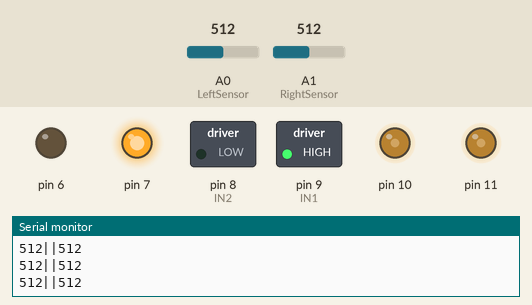
Recording of a sketch running on a simulated Arduino Uno, built with avr-gcc and run on an emulated ATmega328P. Parts: switched loads named in the sketch (green lamp = pin HIGH), output pins drawn as LEDs (lit = HIGH), the last lines printed to the serial monitor. The test bench sets the inputs (shaded band); at power-on: A0 (LeftSensor) = 512, A1 (RightSensor) = 512.

Above: at 1.2 s.
1.3 s: A0 (LeftSensor) set to 190
At 2.2 s:
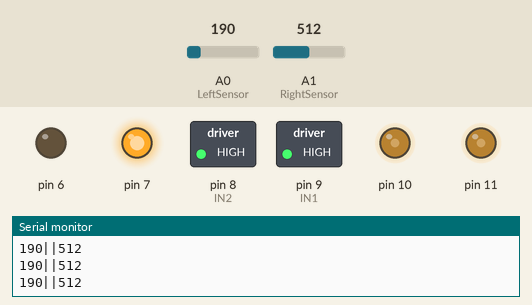
2.8 s: A1 (RightSensor) set to 212
4.3 s: A1 (RightSensor) set to 192
At 5.5 s:
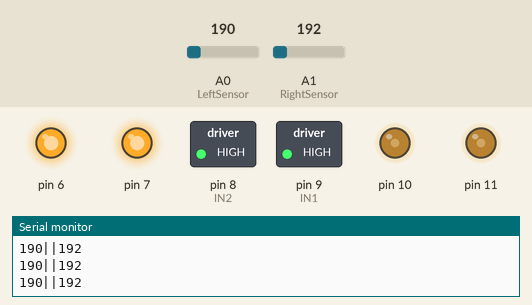
5.8 s: A0 (LeftSensor) set to 208
At 7.0 s:
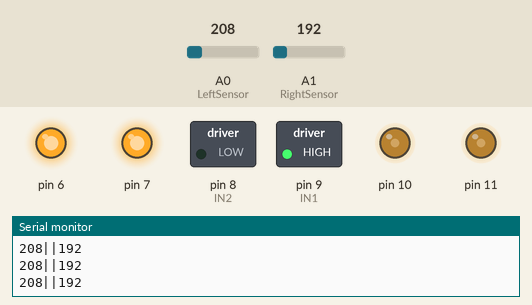
7.3 s: A0 (LeftSensor) set to 122
At 8.0 s:
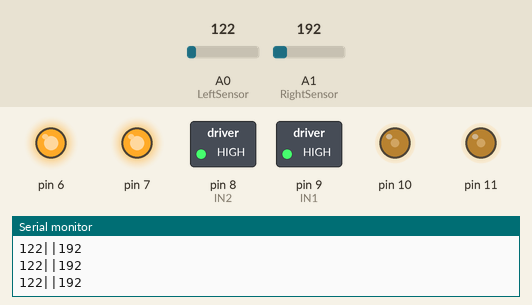
10.3 s: A0 (LeftSensor) set to 210
At 11.3 s:
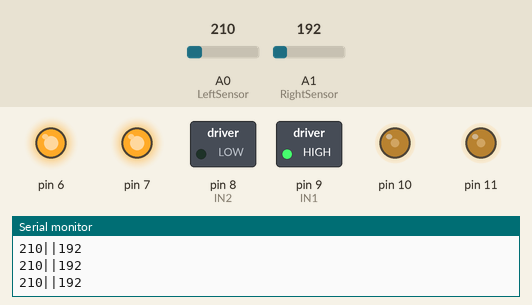
Timing chart, 0 to 12.8 s (numbered marks = the images above; inputs shaded):
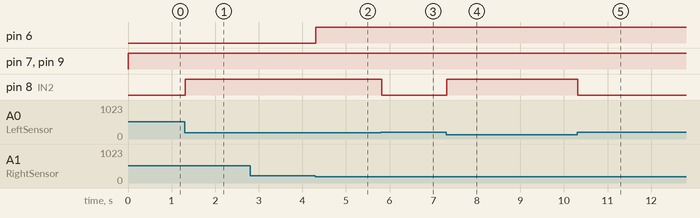

Measured:
- the behaviour switches between 201 and 200 on A1 (RightSensor) (found by bisection; images 1 and 2)
- the behaviour switches between 200 and 201 on A0 (LeftSensor) (found by bisection; images 2 and 3)
- after the input at 1.3 s, pin 8 (IN2): LOW → HIGH at once
- after the input at 4.3 s, pin 6: LOW → HIGH at once
- after the input at 5.8 s, pin 8 (IN2): HIGH → LOW at once
- after the input at 7.3 s, pin 8 (IN2): LOW → HIGH at once
- after the input at 10.3 s, pin 8 (IN2): HIGH → LOW at once

The sketch:

LineFollower1.ino
```cpp
#include <L298N.h>

const static byte ENA = 11;
const static byte ENB = 10;
const static byte IN1 = 9;
const static byte IN2 = 8;
const static byte IN3 = 7;
const static byte IN4 = 6;

L298N Left((int)ENA, (int)IN1, (int)IN2);
L298N Right((int)ENB, (int)IN3, (int)IN4);

const static byte LeftSensor = A0;
const static byte RightSensor = A1;   // for backward mode!!

void setup()
{
  Left.GPIO_Config();
  Right.GPIO_Config();

  Left.EnableMotor();
  Right.EnableMotor();

  Left.SetSpeed(100);
  Right.SetSpeed(100);

  Serial.begin(9600);
}

void loop()
{
  int leftValue = analogRead(LeftSensor);   Serial.print(leftValue);
  int rightValue = analogRead(RightSensor); Serial.print("||");Serial.println(rightValue);

  if((leftValue > 200) && (rightValue > 200)) GoForward();
  else if((leftValue < 200) && (rightValue > 200)) GoLeft(); //GoRight();//
  else if((leftValue > 200) && (rightValue < 200)) GoRight();//GoLeft();//
  else Stop();
}

void GoForward()
{
  Left.Forward();
  Right.Forward();
}

void GoLeft()
{
  Left.Brake();
  Right.Forward();
}

void GoRight()
{
  Left.Forward();
  Right.Brake();
}

void Stop()
{
  Left.Brake();
  Right.Brake();
}
```

L298N.cpp
```cpp
#include "L298N.h"
#include <Arduino.h>


L298N::L298N(int ENABLE_pin, int IN1_pin, int IN2_pin)
{
  ENABLE = ENABLE_pin;
  IN1 = IN1_pin;
  IN2 = IN2_pin;
}

void L298N::GPIO_Config()
{
	pinMode(ENABLE, OUTPUT);
	pinMode(IN1, OUTPUT);
	pinMode(IN2, OUTPUT);
}

void L298N::EnableMotor(void)
{
  digitalWrite(ENABLE, HIGH);
}

void L298N::DisableMotor(void)
{
  digitalWrite(ENABLE, LOW);
}

void L298N::Forward(void)
{
  digitalWrite(IN1, HIGH);
  digitalWrite(IN2, LOW);
}

void L298N::Backward(void)
{
  digitalWrite(IN1, LOW);
  digitalWrite(IN2, HIGH);
}

void L298N::Brake(void)
{
  digitalWrite(IN1, HIGH);
  digitalWrite(IN2, HIGH);
}

void L298N::Coast(void)
{
  digitalWrite(IN1, LOW);
  digitalWrite(IN2, LOW);
}

void L298N::SetSpeed(int pwm)
{
  analogWrite(ENABLE, pwm);
}

//void L298N::TurnLeft(int ms);
//void L298N::TurnRight(int ms);
```

L298N.h
```cpp
#ifndef L298N_h
#define L298N_h

class L298N
{
  private:
    int ENABLE;
    int IN1;
    int IN2;

  public:
    L298N(int ENABLE_pin, int IN1_pin, int IN2_pin);     // constructor
    void GPIO_Config();
	void EnableMotor(void);
    void DisableMotor(void);
    void Forward(void);
    void Backward(void);
    void Brake(void);
    void Coast(void);
    void TurnLeft(int ms);
    void TurnRight(int ms);
    void SetSpeed(int pwm);
};


#endif
```
